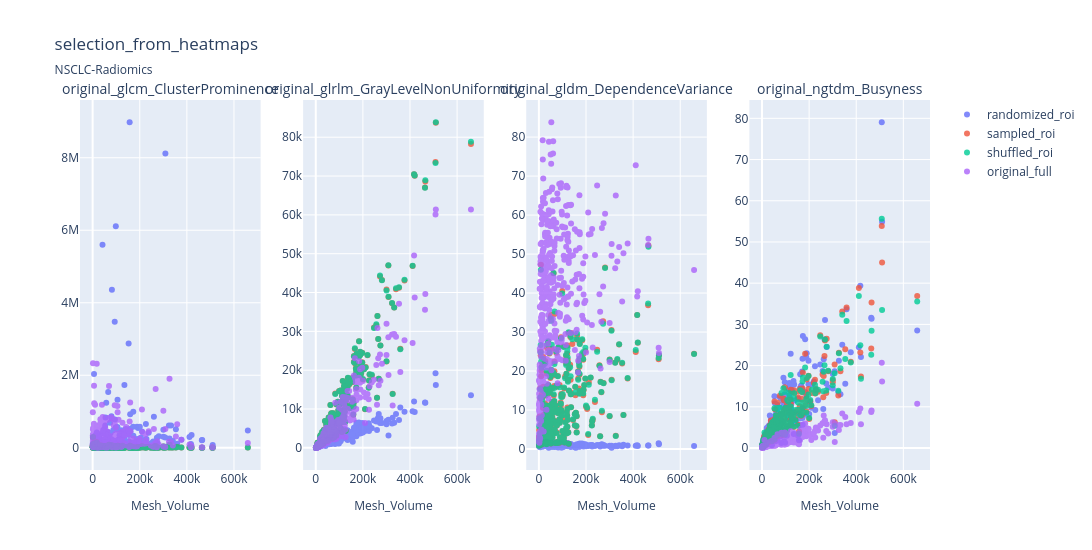

Notebook code for this chart:
### Code cell
colours = ['#636EFA', '#EF553B', '#00CC96', '#AB63FA']
region = 'roi'
image_types=[f'randomized_{region}', f'sampled_{region}', f'shuffled_{region}', 'original_full']

plot_vol = mesh_vol

fig = make_subplots(
    rows=1, cols=4,
    subplot_titles=(sig_feats),
)

show_legend = True
for idx, feat_name in enumerate(sig_feature_sets.keys()):
    plot_feat = sig_feature_sets[feat_name]
    
    # Plot permutation features
    for col_idx, itype in enumerate(image_types):
        fig.add_trace(
            go.Scatter(
                x=plot_vol,
                y=plot_feat[itype],
                mode='markers',
                marker=dict(
                    size=6,
                    color=colours[col_idx]
                ),
                opacity=0.8,
                name=itype,
               legendgroup='group1',
               showlegend=show_legend
        ),
        row=1,
        col=idx+1
    )
    show_legend = False

fig.update_layout(
    title=signature_name,
    title_subtitle=dict(
        text=dataset),
    width=2500,
    height=550,
)

fig.update_xaxes(title_text="Mesh_Volume", title_font=dict(size=12))
fig.update_annotations(font_size=14)
fig.show()

### Figure 1 — Plotly figure (JSON) as saved in the notebook; plotly's stock layout.template omitted (floating-point values rounded to 4 significant figures; data arrays with more than 128 entries replaced by an {"elided": "..."} marker saying what was removed)
{"data": [{"legendgroup": "group1", "marker": {"color": "#636EFA", "size": 6}, "mode": "markers", "name": "randomized_roi", "opacity": 0.8, "showlegend": true, "type": "scatter", "x": {"elided": "420 float values"}, "xaxis": "x", "y": {"elided": "420 float values"}, "yaxis": "y"}, {"legendgroup": "group1", "marker": {"color": "#EF553B", "size": 6}, "mode": "markers", "name": "sampled_roi", "opacity": 0.8, "showlegend": true, "type": "scatter", "x": {"elided": "420 float values"}, "xaxis": "x", "y": {"elided": "420 float values"}, "yaxis": "y"}, {"legendgroup": "group1", "marker": {"color": "#00CC96", "size": 6}, "mode": "markers", "name": "shuffled_roi", "opacity": 0.8, "showlegend": true, "type": "scatter", "x": {"elided": "420 float values"}, "xaxis": "x", "y": {"elided": "420 float values"}, "yaxis": "y"}, {"legendgroup": "group1", "marker": {"color": "#AB63FA", "size": 6}, "mode": "markers", "name": "original_full", "opacity": 0.8, "showlegend": true, "type": "scatter", "x": {"elided": "420 float values"}, "xaxis": "x", "y": {"elided": "420 float values"}, "yaxis": "y"}, {"legendgroup": "group1", "marker": {"color": "#636EFA", "size": 6}, "mode": "markers", "name": "randomized_roi", "opacity": 0.8, "showlegend": false, "type": "scatter", "x": {"elided": "420 float values"}, "xaxis": "x2", "y": {"elided": "420 float values"}, "yaxis": "y2"}, {"legendgroup": "group1", "marker": {"color": "#EF553B", "size": 6}, "mode": "markers", "name": "sampled_roi", "opacity": 0.8, "showlegend": false, "type": "scatter", "x": {"elided": "420 float values"}, "xaxis": "x2", "y": {"elided": "420 float values"}, "yaxis": "y2"}, {"legendgroup": "group1", "marker": {"color": "#00CC96", "size": 6}, "mode": "markers", "name": "shuffled_roi", "opacity": 0.8, "showlegend": false, "type": "scatter", "x": {"elided": "420 float values"}, "xaxis": "x2", "y": {"elided": "420 float values"}, "yaxis": "y2"}, {"legendgroup": "group1", "marker": {"color": "#AB63FA", "size": 6}, "mode": "markers", "name": "original_full", "opacity": 0.8, "showlegend": false, "type": "scatter", "x": {"elided": "420 float values"}, "xaxis": "x2", "y": {"elided": "420 float values"}, "yaxis": "y2"}, {"legendgroup": "group1", "marker": {"color": "#636EFA", "size": 6}, "mode": "markers", "name": "randomized_roi", "opacity": 0.8, "showlegend": false, "type": "scatter", "x": {"elided": "420 float values"}, "xaxis": "x3", "y": {"elided": "420 float values"}, "yaxis": "y3"}, {"legendgroup": "group1", "marker": {"color": "#EF553B", "size": 6}, "mode": "markers", "name": "sampled_roi", "opacity": 0.8, "showlegend": false, "type": "scatter", "x": {"elided": "420 float values"}, "xaxis": "x3", "y": {"elided": "420 float values"}, "yaxis": "y3"}, {"legendgroup": "group1", "marker": {"color": "#00CC96", "size": 6}, "mode": "markers", "name": "shuffled_roi", "opacity": 0.8, "showlegend": false, "type": "scatter", "x": {"elided": "420 float values"}, "xaxis": "x3", "y": {"elided": "420 float values"}, "yaxis": "y3"}, {"legendgroup": "group1", "marker": {"color": "#AB63FA", "size": 6}, "mode": "markers", "name": "original_full", "opacity": 0.8, "showlegend": false, "type": "scatter", "x": {"elided": "420 float values"}, "xaxis": "x3", "y": {"elided": "420 float values"}, "yaxis": "y3"}, {"legendgroup": "group1", "marker": {"color": "#636EFA", "size": 6}, "mode": "markers", "name": "randomized_roi", "opacity": 0.8, "showlegend": false, "type": "scatter", "x": {"elided": "420 float values"}, "xaxis": "x4", "y": {"elided": "420 float values"}, "yaxis": "y4"}, {"legendgroup": "group1", "marker": {"color": "#EF553B", "size": 6}, "mode": "markers", "name": "sampled_roi", "opacity": 0.8, "showlegend": false, "type": "scatter", "x": {"elided": "420 float values"}, "xaxis": "x4", "y": {"elided": "420 float values"}, "yaxis": "y4"}, {"legendgroup": "group1", "marker": {"color": "#00CC96", "size": 6}, "mode": "markers", "name": "shuffled_roi", "opacity": 0.8, "showlegend": false, "type": "scatter", "x": {"elided": "420 float values"}, "xaxis": "x4", "y": {"elided": "420 float values"}, "yaxis": "y4"}, {"legendgroup": "group1", "marker": {"color": "#AB63FA", "size": 6}, "mode": "markers", "name": "original_full", "opacity": 0.8, "showlegend": false, "type": "scatter", "x": {"elided": "420 float values"}, "xaxis": "x4", "y": {"elided": "420 float values"}, "yaxis": "y4"}], "layout": {"annotations": [{"font": {"size": 14}, "showarrow": false, "text": "original_glcm_ClusterProminence", "x": 0.1062, "xanchor": "center", "xref": "paper", "y": 1, "yanchor": "bottom", "yref": "paper"}, {"font": {"size": 14}, "showarrow": false, "text": "original_glrlm_GrayLevelNonUniformity", "x": 0.3688, "xanchor": "center", "xref": "paper", "y": 1, "yanchor": "bottom", "yref": "paper"}, {"font": {"size": 14}, "showarrow": false, "text": "original_gldm_DependenceVariance", "x": 0.6313, "xanchor": "center", "xref": "paper", "y": 1, "yanchor": "bottom", "yref": "paper"}, {"font": {"size": 14}, "showarrow": false, "text": "original_ngtdm_Busyness", "x": 0.8938, "xanchor": "center", "xref": "paper", "y": 1, "yanchor": "bottom", "yref": "paper"}], "height": 550, "title": {"subtitle": {"text": "NSCLC-Radiomics"}, "text": "selection_from_heatmaps"}, "width": 2500, "xaxis": {"anchor": "y", "domain": [0, 0.2125], "title": {"font": {"size": 12}, "text": "Mesh_Volume"}}, "xaxis2": {"anchor": "y2", "domain": [0.2625, 0.475], "title": {"font": {"size": 12}, "text": "Mesh_Volume"}}, "xaxis3": {"anchor": "y3", "domain": [0.525, 0.7375], "title": {"font": {"size": 12}, "text": "Mesh_Volume"}}, "xaxis4": {"anchor": "y4", "domain": [0.7875, 1], "title": {"font": {"size": 12}, "text": "Mesh_Volume"}}, "yaxis": {"anchor": "x", "domain": [0, 1]}, "yaxis2": {"anchor": "x2", "domain": [0, 1]}, "yaxis3": {"anchor": "x3", "domain": [0, 1]}, "yaxis4": {"anchor": "x4", "domain": [0, 1]}}}
